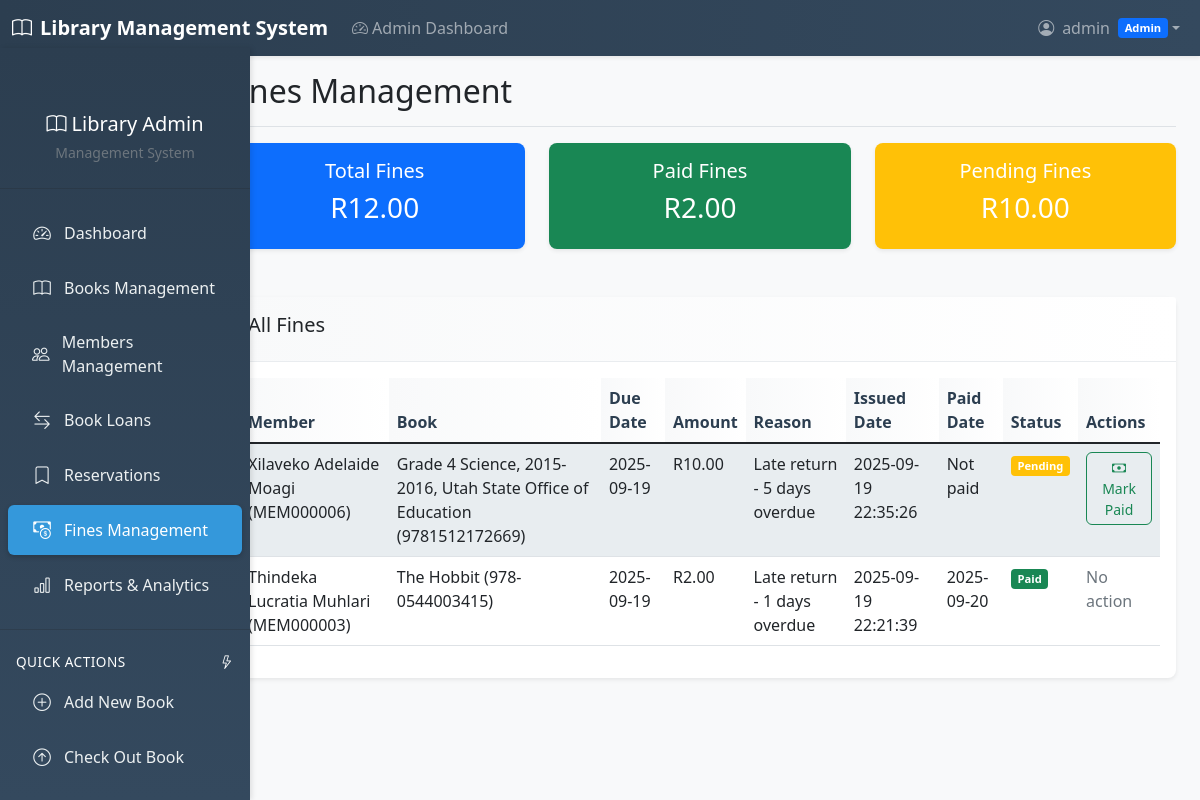
/admin/fines.php (signed in), run on the app's committed database.
### tables this page shows
CREATE TABLE `fines` (
  `id` int(11) NOT NULL,
  `loan_id` int(11) NOT NULL,
  `member_id` int(11) NOT NULL,
  `amount` decimal(10,2) NOT NULL,
  `reason` varchar(255) DEFAULT NULL,
  `status` enum('pending','paid') DEFAULT 'pending',
  `paid_date` date DEFAULT NULL,
  `created_at` timestamp NOT NULL DEFAULT current_timestamp()
);

CREATE TABLE `members` (
  `id` int(11) NOT NULL,
  `user_id` int(11) DEFAULT NULL,
  `membership_id` varchar(20) NOT NULL,
  `first_name` varchar(50) NOT NULL,
  `last_name` varchar(50) NOT NULL,
  `phone` varchar(20) DEFAULT NULL,
  `address` text DEFAULT NULL,
  `date_of_birth` date DEFAULT NULL,
  `status` enum('active','suspended') DEFAULT 'active'
);

CREATE TABLE `books` (
  `id` int(11) NOT NULL,
  `isbn` varchar(20) NOT NULL,
  `title` varchar(255) NOT NULL,
  `author` varchar(255) NOT NULL,
  `genre` varchar(100) DEFAULT NULL,
  `publisher` varchar(255) DEFAULT NULL,
  `publication_date` date DEFAULT NULL,
  `edition` varchar(50) DEFAULT NULL,
  `description` text DEFAULT NULL,
  `total_copies` int(11) DEFAULT 1,
  `available_copies` int(11) DEFAULT 1,
  `status` enum('available','unavailable') DEFAULT 'available',
  `created_at` timestamp NOT NULL DEFAULT current_timestamp()
);

CREATE TABLE `book_loans` (
  `id` int(11) NOT NULL,
  `book_id` int(11) NOT NULL,
  `member_id` int(11) NOT NULL,
  `librarian_id` int(11) DEFAULT NULL,
  `checkout_date` date NOT NULL,
  `due_date` date NOT NULL,
  `return_date` date DEFAULT NULL,
  `status` enum('active','returned','overdue') DEFAULT 'active',
  `created_at` timestamp NOT NULL DEFAULT current_timestamp()
);

### admin/fines.php (the view, shortened to what this page needs)
<?php
$database = new Database();
$db = $database->getConnection();
$fines_query = "SELECT f.*, m.first_name, m.last_name, m.membership_id, b.title, b.isbn, bl.due_date
               FROM fines f
               JOIN members m ON f.member_id = m.id
               JOIN book_loans bl ON f.loan_id = bl.id
               JOIN books b ON bl.book_id = b.id
               ORDER BY f.created_at DESC";
$fines_stmt = $db->query($fines_query);
$fines = $fines_stmt->fetchAll(PDO::FETCH_ASSOC);
$total_fines = array_sum(array_column($fines, 'amount'));
$paid_fines = array_sum(array_column(
    array_filter($fines, fn($fine) => $fine['status'] === 'paid'),
    'amount'
));
$pending_fines = array_sum(array_column(
    array_filter($fines, fn($fine) => $fine['status'] === 'pending'),
    'amount'
));
?>
<!DOCTYPE html>
<html lang="en">
<head>
    <link href="https://cdn.jsdelivr.net/npm/bootstrap@5.1.3/dist/css/bootstrap.min.css" rel="stylesheet">
    <link href="https://cdn.jsdelivr.net/npm/bootstrap-icons@1.7.2/font/bootstrap-icons.css" rel="stylesheet">
    <link href="../css/style.css" rel="stylesheet">
</head>
<body>
    <?php include '../includes/navbar.php'; ?>
    <div class="container-fluid">
        <div class="row">
            <?php include '../includes/sidebar.php'; ?>
            <main class="col-md-9 ms-sm-auto col-lg-10 px-md-4">
                <div class="d-flex justify-content-between flex-wrap flex-md-nowrap align-items-center pt-3 pb-2 mb-3 border-bottom">
                    <h1 class="h2">Fines Management</h1>
                </div>
                <div class="row mb-4">
                    <div class="col-md-4">
                        <div class="card text-white bg-primary">
                            <div class="card-body text-center">
                                <h5>Total Fines</h5>
                                <h3>R<?php echo number_format($total_fines, 2); ?></h3>
                            </div>
                        </div>
                    </div>
                    <div class="col-md-4">
                        <div class="card text-white bg-success">
                            <div class="card-body text-center">
                                <h5>Paid Fines</h5>
                                <h3>R<?php echo number_format($paid_fines, 2); ?></h3>
                            </div>
                        </div>
                    </div>
                    <div class="col-md-4">
                        <div class="card text-white bg-warning">
                            <div class="card-body text-center">
                                <h5>Pending Fines</h5>
                                <h3>R<?php echo number_format($pending_fines, 2); ?></h3>
                            </div>
                        </div>
                    </div>
                </div>
                <div class="card">
                    <div class="card-header">
                        <h5 class="card-title">All Fines</h5>
                    </div>
                    <div class="card-body">
                        <div class="table-responsive">
                            <table class="table table-striped">
                                <thead>
                                    <tr>
                                        <th>Member</th>
                                        <th>Book</th>
                                        <th>Due Date</th>
                                        <th>Amount</th>
                                        <th>Reason</th>
                                        <th>Issued Date</th>
                                        <th>Paid Date</th>
                                        <th>Status</th>
                                        <th>Actions</th>
                                    </tr>
                                </thead>
                                <tbody>
                                    <?php foreach ($fines as $fine): ?>
                                        <tr>
                                            <td><?php echo $fine['first_name'] . ' ' . $fine['last_name']; ?> (<?php echo $fine['membership_id']; ?>)</td>
                                            <td><?php echo $fine['title']; ?> (<?php echo $fine['isbn']; ?>)</td>
                                            <td><?php echo $fine['due_date']; ?></td>
                                            <td>R<?php echo number_format($fine['amount'], 2); ?></td>
                                            <td><?php echo $fine['reason']; ?></td>
                                            <td><?php echo $fine['created_at']; ?></td>
                                            <td><?php echo $fine['paid_date'] ?: 'Not paid'; ?></td>
                                            <td>
                                                <span class="badge <?php echo $fine['status'] === 'paid' ? 'bg-success' : 'bg-warning'; ?>">
                                                    <?php echo ucfirst($fine['status']); ?>
                                                </span>
                                            </td>
                                            <td>
                                                <?php if ($fine['status'] === 'pending'): ?>
                                                    <button class="btn btn-sm btn-outline-success pay-fine-btn"
                                                            data-fine-id="<?php echo $fine['id']; ?>"
                                                            data-fine-amount="<?php echo number_format($fine['amount'], 2); ?>"
                                                            data-member-name="<?php echo htmlspecialchars($fine['first_name'] . ' ' . $fine['last_name']); ?>"
                                                            data-book-title="<?php echo htmlspecialchars($fine['title']); ?>"
                                                            data-fine-reason="<?php echo htmlspecialchars($fine['reason']); ?>">
                                                        <i class="bi bi-cash"></i> Mark Paid
                                                    </button>
                                                <?php else: ?>
                                                    <span class="text-muted">No action</span>
                                                <?php endif; ?>
                                            </td>
                                        </tr>
                                    <?php endforeach; ?>
                                </tbody>
                            </table>
                        </div>
                    </div>
                </div>
            </main>
        </div>
    </div>
</body>
</html>

### css/style.css (style rules this page uses)
body { font-family: "Segoe UI", Tahoma, Geneva, Verdana, sans-serif; background-color: #f8f9fa; }
.card { border: none; border-radius: 0.5rem; box-shadow: 0 0.125rem 0.25rem rgba(0, 0, 0, 0.075); margin-bottom: 1.5rem; transition: transform 0.2s ease, box-shadow 0.2s ease; }
.card-header { background: linear-gradient(90deg, #f8f9fa 0%, #ffffff 100%); border-bottom: 1px solid #e9ecef; font-weight: 600; padding: 1rem 1.5rem; }
.table th { background: linear-gradient(90deg, #f8f9fa 0%, #ffffff 100%); border-top: none; font-weight: 600; color: #2c3e50; }
.table-striped tbody tr:nth-of-type(odd) { background-color: rgba(52, 152, 219, 0.05); }
.btn { border-radius: 0.375rem; font-weight: 500; transition: all 0.2s ease; }
.badge { font-size: 0.75em; padding: 0.4em 0.6em; border-radius: 0.25rem; }
.badge { font-size: 0.7em; }
.card { transition: transform 0.2s; }

### data on the page
fines: member.first_name "Xilaveko Adelaide", member.last_name "Moagi", member.membership_id "MEM000006", books.title "Grade 4 Science, 2015-2016, Utah State Office of Education", books.isbn "9781512172669", loan.due_date "2025-09-19", amount "10.00", reason "Late return - 5 days overdue", created_at "2025-09-19 22:35:26", paid_date "Not paid", status "Pending"
fines: member.first_name "Thindeka Lucratia", member.last_name "Muhlari", member.membership_id "MEM000003", books.title "The Hobbit", books.isbn "978-0544003415", loan.due_date "2025-09-19", amount "2.00", reason "Late return - 1 days overdue", created_at "2025-09-19 22:21:39", paid_date "2025-09-20", status "Paid", shows "No action"

### other printed values
$_SESSION['username'] "admin"
$_SESSION['role'] "Admin"
$total_fines "12.00"
$paid_fines "2.00"
$pending_fines "10.00"
